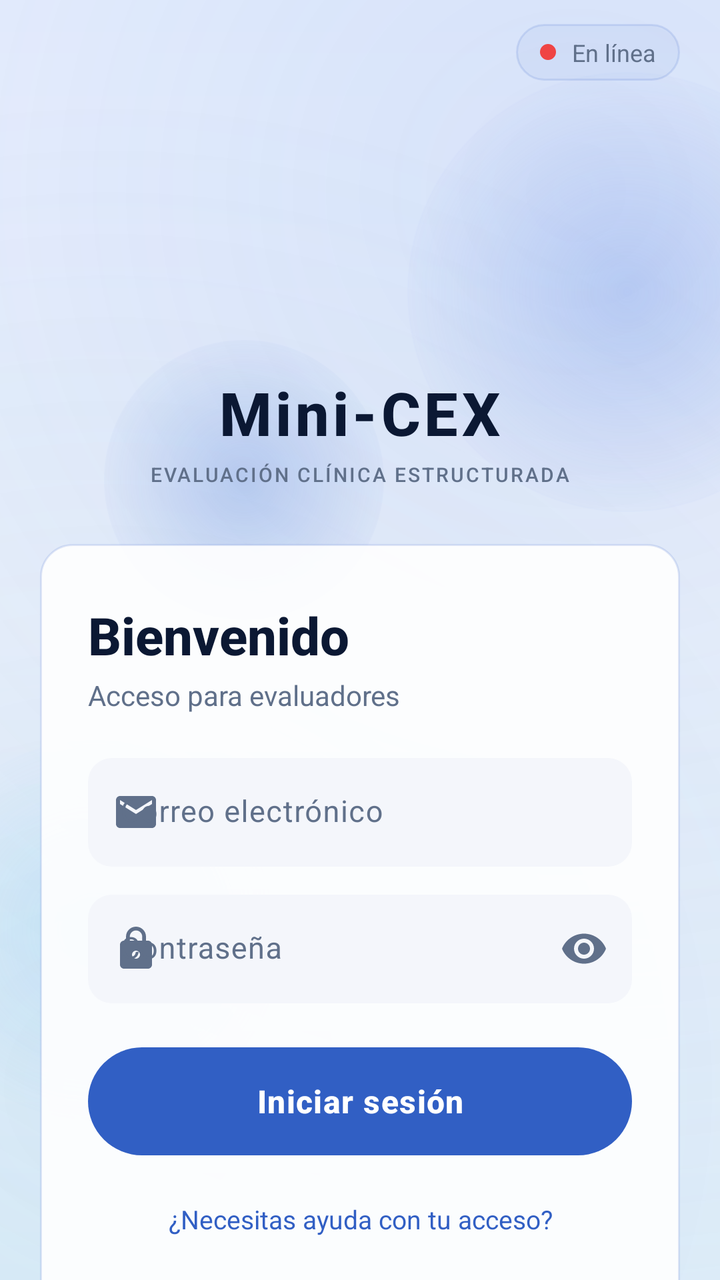
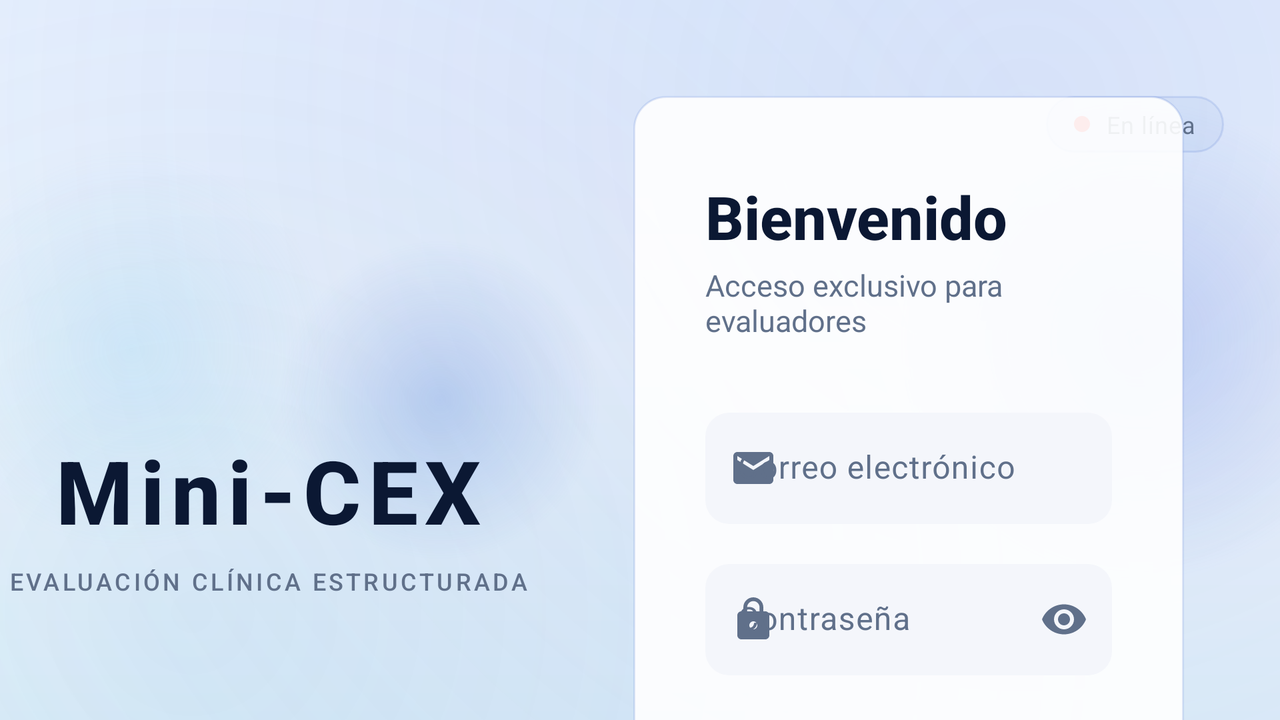

An Android layout and its configuration variant, each rendered on a device that would load it. The default file and the variant file are quoted in full after the pictures.
<!-- AndroidManifest.xml: application theme Theme.Minicex -->
<!-- res/layout/fragment_login.xml -->
<?xml version="1.0" encoding="utf-8"?>
<FrameLayout xmlns:android="http://schemas.android.com/apk/res/android"
    xmlns:app="http://schemas.android.com/apk/res-auto"
    xmlns:tools="http://schemas.android.com/tools"
    android:id="@+id/loginRoot"
    android:layout_width="match_parent"
    android:layout_height="match_parent"
    android:clipChildren="false"
    android:clipToPadding="false">

    <View
        android:id="@+id/gradientBackground"
        android:layout_width="match_parent"
        android:layout_height="match_parent"
        android:background="@drawable/login_gradient_bg" />

    <View
        android:id="@+id/orb1"
        android:layout_width="220dp"
        android:layout_height="220dp"
        android:layout_gravity="top|end"
        android:layout_marginTop="36dp"
        android:layout_marginEnd="-64dp"
        android:background="@drawable/login_bg_orb_1" />

    <View
        android:id="@+id/orb2"
        android:layout_width="190dp"
        android:layout_height="190dp"
        android:layout_gravity="bottom|start"
        android:layout_marginStart="-48dp"
        android:layout_marginBottom="80dp"
        android:background="@drawable/login_bg_orb_2" />

    <View
        android:id="@+id/orb3"
        android:layout_width="140dp"
        android:layout_height="140dp"
        android:layout_gravity="top|start"
        android:layout_marginStart="52dp"
        android:layout_marginTop="170dp"
        android:background="@drawable/login_bg_orb_3" />

    <androidx.core.widget.NestedScrollView
        android:layout_width="match_parent"
        android:layout_height="match_parent"
        android:clipToPadding="false"
        android:fillViewport="true"
        android:overScrollMode="never"
        android:scrollbars="none">

        <LinearLayout
            android:layout_width="match_parent"
            android:layout_height="wrap_content"
            android:gravity="center_horizontal"
            android:orientation="vertical"
            android:paddingStart="20dp"
            android:paddingTop="72dp"
            android:paddingEnd="20dp"
            android:paddingBottom="32dp">

            <LinearLayout
                android:id="@+id/brandingContainer"
                android:layout_width="wrap_content"
                android:layout_height="wrap_content"
                android:gravity="center"
                android:orientation="vertical">

                <ImageView
                    android:id="@+id/ivLogo"
                    android:layout_width="104dp"
                    android:layout_height="104dp"
                    android:contentDescription="Logo Mini-CEX"
                    android:src="@drawable/logo" />

                <TextView
                    android:id="@+id/tvAppName"
                    android:layout_width="wrap_content"
                    android:layout_height="wrap_content"
                    android:layout_marginTop="10dp"
                    android:fontFamily="sans-serif-medium"
                    android:letterSpacing="0.06"
                    android:text="Mini-CEX"
                    android:textColor="@color/login_text_primary"
                    android:textSize="30sp"
                    android:textStyle="bold" />

                <TextView
                    android:id="@+id/tvTagline"
                    android:layout_width="wrap_content"
                    android:layout_height="wrap_content"
                    android:layout_marginTop="4dp"
                    android:fontFamily="sans-serif-medium"
                    android:letterSpacing="0.1"
                    android:text="EVALUACIÓN CLÍNICA ESTRUCTURADA"
                    android:textColor="@color/login_text_secondary"
                    android:textSize="10sp" />
            </LinearLayout>

            <LinearLayout
                android:id="@+id/formContainer"
                android:layout_width="match_parent"
                android:layout_height="wrap_content"
                android:layout_marginTop="28dp"
                android:background="@drawable/login_card_bg"
                android:elevation="6dp"
                android:orientation="vertical"
                android:paddingStart="24dp"
                android:paddingTop="28dp"
                android:paddingEnd="24dp"
                android:paddingBottom="24dp">

                <TextView
                    android:id="@+id/tvLoginTitle"
                    android:layout_width="wrap_content"
                    android:layout_height="wrap_content"
                    android:fontFamily="sans-serif-medium"
                    android:text="Bienvenido"
                    android:textColor="@color/login_text_primary"
                    android:textSize="26sp"
                    android:textStyle="bold" />

                <TextView
                    android:id="@+id/tvLoginSubtitle"
                    android:layout_width="wrap_content"
                    android:layout_height="wrap_content"
                    android:layout_marginTop="3dp"
                    android:layout_marginBottom="22dp"
                    android:text="Acceso para evaluadores"
                    android:textColor="@color/login_text_secondary"
                    android:textSize="14sp" />

                <com.google.android.material.textfield.TextInputLayout
                    android:id="@+id/tilEmail"
                    style="@style/Widget.App.TextInputLayout.Login"
                    android:layout_width="match_parent"
                    android:layout_height="wrap_content"
                    android:layout_marginBottom="14dp"
                    android:hint="Correo electrónico"
                    app:startIconDrawable="@drawable/ic_email_outline">

                    <com.google.android.material.textfield.TextInputEditText
                        android:id="@+id/etEmail"
                        android:layout_width="match_parent"
                        android:layout_height="wrap_content"
                        android:imeOptions="actionNext"
                        android:inputType="textEmailAddress"
                        android:textColor="@color/login_text_primary"
                        android:textSize="15sp" />
                </com.google.android.material.textfield.TextInputLayout>

                <com.google.android.material.textfield.TextInputLayout
                    android:id="@+id/tilPassword"
                    style="@style/Widget.App.TextInputLayout.Login"
                    android:layout_width="match_parent"
                    android:layout_height="wrap_content"
                    android:layout_marginBottom="22dp"
                    android:hint="Contraseña"
                    app:endIconMode="password_toggle"
                    app:startIconDrawable="@drawable/ic_lock_outline">

                    <com.google.android.material.textfield.TextInputEditText
                        android:id="@+id/etPassword"
                        android:layout_width="match_parent"
                        android:layout_height="wrap_content"
                        android:imeOptions="actionDone"
                        android:inputType="textPassword"
                        android:textColor="@color/login_text_primary"
                        android:textSize="15sp" />
                </com.google.android.material.textfield.TextInputLayout>

                <FrameLayout
                    android:id="@+id/btnLoginContainer"
                    android:layout_width="match_parent"
                    android:layout_height="54dp">

                    <Button
                        android:id="@+id/btnLogin"
                        style="@style/Widget.App.Button.Login"
                        android:layout_width="match_parent"
                        android:layout_height="match_parent"
                        android:text="Iniciar sesión" />

                    <ProgressBar
                        android:id="@+id/loginProgress"
                        android:layout_width="24dp"
                        android:layout_height="24dp"
                        android:layout_gravity="center"
                        android:indeterminateTint="@color/white"
                        android:visibility="gone" />
                </FrameLayout>

                <com.google.android.material.button.MaterialButton
                    android:id="@+id/btnBiometricUnlock"
                    style="@style/Widget.Material3.Button.OutlinedButton"
                    android:layout_width="match_parent"
                    android:layout_height="52dp"
                    android:layout_marginTop="12dp"
                    android:text="Desbloquear con huella digital"
                    android:textColor="@color/login_text_primary"
                    android:textSize="14sp"
                    android:visibility="gone"
                    app:cornerRadius="14dp"
                    app:icon="@drawable/ic_fingerprint"
                    app:iconGravity="textStart"
                    app:iconPadding="10dp"
                    app:iconTint="@color/login_accent_glow"
                    app:strokeColor="@color/login_card_border" />

                <TextView
                    android:id="@+id/tvHelpLink"
                    android:layout_width="wrap_content"
                    android:layout_height="48dp"
                    android:layout_gravity="center"
                    android:layout_marginTop="8dp"
                    android:gravity="center"
                    android:text="¿Necesitas ayuda con tu acceso?"
                    android:textColor="@color/login_accent_glow"
                    android:textSize="13sp" />
            </LinearLayout>
        </LinearLayout>
    </androidx.core.widget.NestedScrollView>

    <LinearLayout
        android:id="@+id/statusChip"
        android:layout_width="wrap_content"
        android:layout_height="wrap_content"
        android:layout_gravity="top|end"
        android:layout_marginTop="12dp"
        android:layout_marginEnd="20dp"
        android:background="@drawable/login_status_chip_bg"
        android:gravity="center_vertical"
        android:orientation="horizontal"
        android:paddingHorizontal="12dp"
        android:paddingVertical="6dp">

        <View
            android:id="@+id/statusDot"
            android:layout_width="8dp"
            android:layout_height="8dp"
            android:background="@drawable/bg_dot_indicator" />

        <TextView
            android:id="@+id/tvStatusText"
            android:layout_width="wrap_content"
            android:layout_height="wrap_content"
            android:layout_marginStart="8dp"
            android:textColor="@color/login_text_secondary"
            android:textSize="12sp"
            tools:text="En línea" />
    </LinearLayout>
</FrameLayout>
<!-- resources referenced by this layout -->
<resources>
  <color name="login_accent_glow">#315FC4</color>
  <color name="login_card_border">#24315FC4</color>
  <color name="login_text_primary">#0B1833</color>
  <color name="login_text_secondary">#60708A</color>
  <color name="white">#FFFFFF</color>
  <!-- drawable bg_dot_indicator (drawable) -->
  <?xml version="1.0" encoding="utf-8"?>
  <shape xmlns:android="http://schemas.android.com/apk/res/android"
      android:shape="oval">
      
      <solid android:color="#FFEF4444" />
      <size
          android:width="8dp"
          android:height="8dp" />
  </shape>
  <!-- drawable login_bg_orb_2 (drawable) -->
  <?xml version="1.0" encoding="utf-8"?>
  <shape xmlns:android="http://schemas.android.com/apk/res/android"
      android:shape="oval">
      <gradient
          android:type="radial"
          android:gradientRadius="100dp"
          android:centerX="0.5"
          android:centerY="0.5"
          android:startColor="#3371C7EF"
          android:endColor="#00000000" />
      <size
          android:width="200dp"
          android:height="200dp" />
  </shape>
  <!-- drawable login_bg_orb_3 (drawable) -->
  <?xml version="1.0" encoding="utf-8"?>
  <shape xmlns:android="http://schemas.android.com/apk/res/android"
      android:shape="oval">
      <gradient
          android:type="radial"
          android:gradientRadius="80dp"
          android:centerX="0.5"
          android:centerY="0.5"
          android:startColor="#403D70D4"
          android:endColor="#00000000" />
      <size
          android:width="160dp"
          android:height="160dp" />
  </shape>
  <!-- drawable login_card_bg (drawable) -->
  <?xml version="1.0" encoding="utf-8"?>
  <shape xmlns:android="http://schemas.android.com/apk/res/android"
      android:shape="rectangle">
      
      <solid android:color="@color/login_card_surface" />
      
      <stroke
          android:width="1dp"
          android:color="@color/login_card_border" />
      
      <corners android:radius="16dp" />
  </shape>
  <color name="login_card_surface">#E6FFFFFF</color>
  <color name="login_gradient_start">#EEF4FF</color>
  <color name="login_gradient_center">#F8FAFE</color>
  <color name="login_gradient_end">#E4F1FA</color>
  <color name="gradient_glow_1">#243D70D4</color>
  <color name="gradient_glow_2">#182D8BCB</color>
  <color name="login_input_bg">#0D315FC4</color>
  <color name="primary">#315FC4</color>
  <color name="primary_variant">#21469B</color>
  <color name="on_primary">#FFFFFF</color>
  <color name="secondary">#2D8BCB</color>
  <color name="secondary_variant">#196B9F</color>
  <color name="on_secondary">#FFFFFF</color>
  <color name="surface">#FFFFFF</color>
  <color name="on_surface">#0B1833</color>
  <color name="text_secondary">#60708A</color>
  <style name="Widget.App.EditText" parent="Widget.AppCompat.EditText">
          <item name="android:textColor">@color/on_surface</item>
          <item name="android:textColorHint">@color/text_secondary</item>
      </style>
  <style name="ShapeAppearance.App.SmallComponent" parent="ShapeAppearance.MaterialComponents.SmallComponent">
          <item name="cornerSize">8dp</item>
      </style>
  <style name="ShapeAppearance.App.MediumComponent" parent="ShapeAppearance.MaterialComponents.MediumComponent">
          <item name="cornerSize">12dp</item>
      </style>
  <style name="ShapeAppearance.App.LargeComponent" parent="ShapeAppearance.MaterialComponents.LargeComponent">
          <item name="cornerSize">16dp</item>
      </style>
  <color name="gradient_start">#EFF4FC</color>
  <color name="gradient_center">#F8FAFD</color>
  <color name="gradient_end">#E8F1FA</color>
  <!-- some entries are left out for length -->
</resources>
<!-- res/layout-w600dp/fragment_login.xml (the repository's variant of the layout above) -->
<!-- drawn on the phone turned sideways -->
<?xml version="1.0" encoding="utf-8"?>
<androidx.constraintlayout.widget.ConstraintLayout xmlns:android="http://schemas.android.com/apk/res/android"
    xmlns:app="http://schemas.android.com/apk/res-auto"
    xmlns:tools="http://schemas.android.com/tools"
    android:id="@+id/loginRoot"
    android:layout_width="match_parent"
    android:layout_height="match_parent"
    android:clipChildren="false"
    android:clipToPadding="false">

    
    <View
        android:id="@+id/gradientBackground"
        android:layout_width="0dp"
        android:layout_height="0dp"
        android:background="@drawable/login_gradient_bg"
        app:layout_constraintBottom_toBottomOf="parent"
        app:layout_constraintEnd_toEndOf="parent"
        app:layout_constraintStart_toStartOf="parent"
        app:layout_constraintTop_toTopOf="parent" />

    
    <View
        android:id="@+id/orb1"
        android:layout_width="300dp"
        android:layout_height="300dp"
        android:background="@drawable/login_bg_orb_1"
        app:layout_constraintEnd_toEndOf="parent"
        app:layout_constraintTop_toTopOf="parent"
        android:layout_marginEnd="-80dp"
        android:layout_marginTop="20dp" />

    <View
        android:id="@+id/orb2"
        android:layout_width="250dp"
        android:layout_height="250dp"
        android:background="@drawable/login_bg_orb_2"
        app:layout_constraintStart_toStartOf="parent"
        app:layout_constraintBottom_toBottomOf="parent"
        android:layout_marginStart="-60dp"
        android:layout_marginBottom="60dp" />

    <View
        android:id="@+id/orb3"
        android:layout_width="200dp"
        android:layout_height="200dp"
        android:background="@drawable/login_bg_orb_3"
        app:layout_constraintStart_toStartOf="parent"
        app:layout_constraintTop_toTopOf="parent"
        android:layout_marginStart="120dp"
        android:layout_marginTop="100dp" />

    
    <LinearLayout
        android:id="@+id/statusChip"
        android:layout_width="wrap_content"
        android:layout_height="wrap_content"
        android:background="@drawable/login_status_chip_bg"
        android:gravity="center_vertical"
        android:orientation="horizontal"
        android:paddingHorizontal="14dp"
        android:paddingVertical="6dp"
        android:layout_marginTop="48dp"
        android:layout_marginEnd="28dp"
        app:layout_constraintEnd_toEndOf="parent"
        app:layout_constraintTop_toTopOf="parent">

        <View
            android:id="@+id/statusDot"
            android:layout_width="8dp"
            android:layout_height="8dp"
            android:background="@drawable/bg_dot_indicator" />

        <TextView
            android:id="@+id/tvStatusText"
            android:layout_width="wrap_content"
            android:layout_height="wrap_content"
            android:layout_marginStart="8dp"
            android:textColor="@color/login_text_secondary"
            android:textSize="12sp"
            android:letterSpacing="0.03"
            tools:text="En línea" />
    </LinearLayout>

    
    <androidx.constraintlayout.widget.Guideline
        android:id="@+id/guidelineVertical"
        android:layout_width="wrap_content"
        android:layout_height="wrap_content"
        android:orientation="vertical"
        app:layout_constraintGuide_percent="0.42" />

    
    <LinearLayout
        android:id="@+id/brandingContainer"
        android:layout_width="wrap_content"
        android:layout_height="wrap_content"
        android:gravity="center"
        android:orientation="vertical"
        app:layout_constraintBottom_toBottomOf="parent"
        app:layout_constraintEnd_toStartOf="@+id/guidelineVertical"
        app:layout_constraintStart_toStartOf="parent"
        app:layout_constraintTop_toTopOf="parent">

        <ImageView
            android:id="@+id/ivLogo"
            android:layout_width="130dp"
            android:layout_height="130dp"
            android:contentDescription="Logo Mini-CEX"
            android:src="@drawable/logo" />

        <TextView
            android:id="@+id/tvAppName"
            android:layout_width="wrap_content"
            android:layout_height="wrap_content"
            android:layout_marginTop="24dp"
            android:letterSpacing="0.08"
            android:text="Mini-CEX"
            android:textColor="@color/login_text_primary"
            android:textSize="44sp"
            android:textStyle="bold"
            android:fontFamily="sans-serif-medium" />

        <TextView
            android:id="@+id/tvTagline"
            android:layout_width="wrap_content"
            android:layout_height="wrap_content"
            android:layout_marginTop="8dp"
            android:letterSpacing="0.12"
            android:text="EVALUACIÓN CLÍNICA ESTRUCTURADA"
            android:textColor="@color/login_text_secondary"
            android:textSize="12sp"
            android:fontFamily="sans-serif-medium" />
    </LinearLayout>

    
    <ScrollView
        android:layout_width="0dp"
        android:layout_height="match_parent"
        android:fillViewport="true"
        android:scrollbars="none"
        android:overScrollMode="never"
        app:layout_constraintEnd_toEndOf="parent"
        app:layout_constraintStart_toStartOf="@+id/guidelineVertical"
        app:layout_constraintTop_toTopOf="parent"
        app:layout_constraintBottom_toBottomOf="parent">

        <LinearLayout
            android:layout_width="match_parent"
            android:layout_height="wrap_content"
            android:gravity="center_vertical"
            android:orientation="vertical"
            android:padding="48dp">

            <LinearLayout
                android:id="@+id/formContainer"
                android:layout_width="match_parent"
                android:layout_height="wrap_content"
                android:background="@drawable/login_card_bg"
                android:orientation="vertical"
                android:paddingHorizontal="36dp"
                android:paddingTop="40dp"
                android:paddingBottom="36dp"
                android:elevation="16dp">

                <TextView
                    android:id="@+id/tvLoginTitle"
                    android:layout_width="wrap_content"
                    android:layout_height="wrap_content"
                    android:text="Bienvenido"
                    android:textColor="@color/login_text_primary"
                    android:textSize="30sp"
                    android:textStyle="bold"
                    android:fontFamily="sans-serif-medium" />

                <TextView
                    android:id="@+id/tvLoginSubtitle"
                    android:layout_width="wrap_content"
                    android:layout_height="wrap_content"
                    android:layout_marginTop="4dp"
                    android:layout_marginBottom="36dp"
                    android:text="Acceso exclusivo para evaluadores"
                    android:textColor="@color/login_text_secondary"
                    android:textSize="15sp" />

                <com.google.android.material.textfield.TextInputLayout
                    android:id="@+id/tilEmail"
                    style="@style/Widget.App.TextInputLayout.Login"
                    android:layout_width="match_parent"
                    android:layout_height="wrap_content"
                    android:layout_marginBottom="20dp"
                    android:hint="Correo electrónico"
                    app:startIconDrawable="@drawable/ic_email_outline">

                    <com.google.android.material.textfield.TextInputEditText
                        android:id="@+id/etEmail"
                        android:layout_width="match_parent"
                        android:layout_height="wrap_content"
                        android:inputType="textEmailAddress"
                        android:textColor="@color/login_text_primary"
                        android:textSize="16sp" />
                </com.google.android.material.textfield.TextInputLayout>

                <com.google.android.material.textfield.TextInputLayout
                    android:id="@+id/tilPassword"
                    style="@style/Widget.App.TextInputLayout.Login"
                    android:layout_width="match_parent"
                    android:layout_height="wrap_content"
                    android:layout_marginBottom="36dp"
                    android:hint="Contraseña"
                    app:endIconMode="password_toggle"
                    app:startIconDrawable="@drawable/ic_lock_outline">

                    <com.google.android.material.textfield.TextInputEditText
                        android:id="@+id/etPassword"
                        android:layout_width="match_parent"
                        android:layout_height="wrap_content"
                        android:inputType="textPassword"
                        android:textColor="@color/login_text_primary"
                        android:textSize="16sp" />
                </com.google.android.material.textfield.TextInputLayout>

                <FrameLayout
                    android:id="@+id/btnLoginContainer"
                    android:layout_width="match_parent"
                    android:layout_height="56dp"
                    android:layout_marginBottom="8dp">

                    <Button
                        android:id="@+id/btnLogin"
                        style="@style/Widget.App.Button.Login"
                        android:layout_width="match_parent"
                        android:layout_height="match_parent"
                        android:text="Iniciar Sesión" />

                    <ProgressBar
                        android:id="@+id/loginProgress"
                        android:layout_width="24dp"
                        android:layout_height="24dp"
                        android:layout_gravity="center"
                        android:indeterminateTint="@color/white"
                        android:visibility="gone" />
                </FrameLayout>

                <com.google.android.material.button.MaterialButton
                    android:id="@+id/btnBiometricUnlock"
                    style="@style/Widget.Material3.Button.OutlinedButton"
                    android:layout_width="match_parent"
                    android:layout_height="54dp"
                    android:layout_marginTop="12dp"
                    android:text="Desbloquear con huella digital"
                    android:textColor="@color/login_text_primary"
                    android:textSize="15sp"
                    android:visibility="gone"
                    app:cornerRadius="14dp"
                    app:icon="@drawable/ic_fingerprint"
                    app:iconGravity="textStart"
                    app:iconPadding="10dp"
                    app:iconTint="@color/login_accent_glow"
                    app:strokeColor="@color/login_card_border" />

                <TextView
                    android:id="@+id/tvHelpLink"
                    android:layout_width="wrap_content"
                    android:layout_height="wrap_content"
                    android:layout_gravity="center"
                    android:layout_marginTop="24dp"
                    android:paddingVertical="8dp"
                    android:text="¿Necesitas ayuda con tu acceso?"
                    android:textColor="@color/login_accent_glow"
                    android:textSize="14sp"
                    android:letterSpacing="0.02" />

            </LinearLayout>
        </LinearLayout>
    </ScrollView>

</androidx.constraintlayout.widget.ConstraintLayout>
